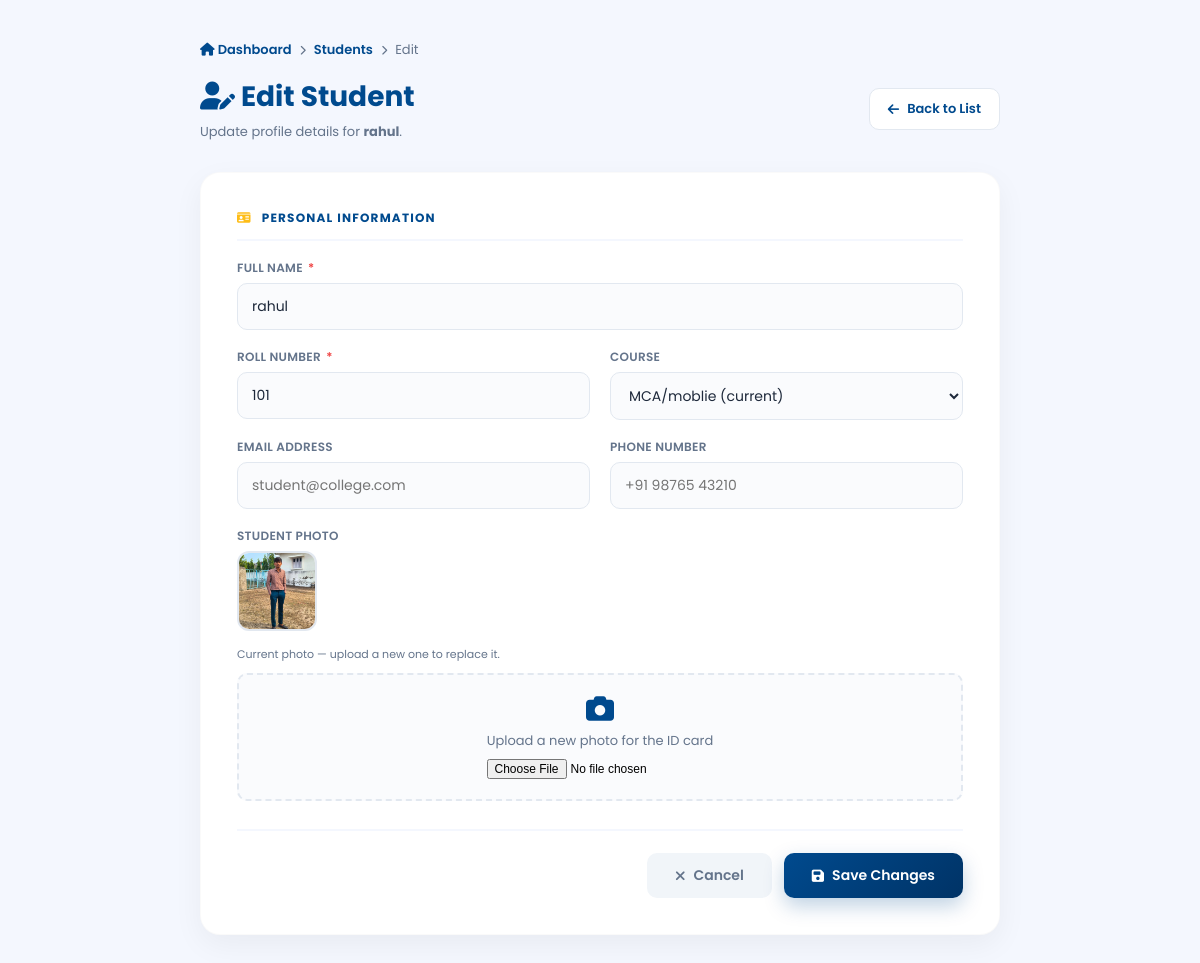
The app's page /edit-student/6/ with its own data.
### campus/models.py (models this page shows, shortened)
class Student(models.Model):
    user = models.OneToOneField(
        User,
        on_delete=models.SET_NULL,
        null=True,
        blank=True,
        related_name='student_profile',
    )
    name = models.CharField(max_length=100)
    roll_no = models.CharField(max_length=50, unique=True)
    course = models.CharField(max_length=100, null=True, blank=True)
    email = models.EmailField(blank=True, null=True)
    phone = models.CharField(max_length=20, blank=True, null=True)
    photo = models.ImageField(upload_to='student_photos/', null=True, blank=True)
    qr_code = models.ImageField(upload_to='qr_codes/', blank=True, null=True)

### campus/views.py (the view, shortened to what this page needs)
# urls.py: path('edit-student/<int:pk>/', views.edit_student, name='edit_student'),
def edit_student(request, pk):
    student = get_object_or_404(Student, pk=pk)
    courses = Course.objects.all().order_by('course_name')
    return render(request, 'edit_student.html', {'student': student, 'courses': courses})

### campus/templates/edit_student.html (shortened to what this page needs)
<!DOCTYPE html>
<html lang="en">
<head>
    <link rel="stylesheet" href="https://cdnjs.cloudflare.com/ajax/libs/font-awesome/6.4.0/css/all.min.css">
</head>
<body>
    <div class="container">
        <div class="breadcrumb">
            <a href="{% url 'master_admin' %}"><i class="fas fa-home"></i> Dashboard</a>
            <i class="fas fa-chevron-right" style="font-size: 10px;"></i>
            <a href="{% url 'students_page' %}">Students</a>
            <i class="fas fa-chevron-right" style="font-size: 10px;"></i>
            <span>Edit</span>
        </div>
        <div class="page-header">
            <div>
                <h1><i class="fas fa-user-edit"></i> Edit Student</h1>
                <p>Update profile details for <strong>{{ student.name }}</strong>.</p>
            </div>
            <a href="{% url 'students_page' %}" class="back-btn">
                <i class="fas fa-arrow-left"></i> Back to List
            </a>
        </div>
        <div class="card">
            <form method="POST" enctype="multipart/form-data">
                <h3 class="section-title"><i class="fas fa-id-card"></i> Personal Information</h3>
                <div class="form-grid">
                    <div class="field full-width">
                        <label>Full Name <span class="req">*</span></label>
                        <input class="input" type="text" name="name" value="{{ student.name }}" placeholder="e.g. Rahul Sharma" required>
                    </div>
                    <div class="field">
                        <label>Roll Number <span class="req">*</span></label>
                        <input class="input" type="text" name="roll_no" value="{{ student.roll_no }}" placeholder="e.g. 22CS101" required>
                    </div>
                    <div class="field">
                        <label>Course</label>
                        <select name="course">
                            {% if student.course and student.course not in courses %}
                                <option value="{{ student.course }}" selected>{{ student.course }} (current)</option>
                            {% endif %}
                        </select>
                    </div>
                    <div class="field">
                        <label>Email Address</label>
                        <input class="input" type="email" name="email" value="{{ student.email|default_if_none:'' }}" placeholder="student@college.com">
                    </div>
                    <div class="field">
                        <label>Phone Number</label>
                        <input class="input" type="tel" name="phone" value="{{ student.phone|default_if_none:'' }}" placeholder="+91 98765 43210">
                    </div>
                    <div class="field full-width">
                        <label>Student Photo</label>
                        {% if student.photo %}
                            <div style="margin-bottom: 10px;">
                                <img src="{{ student.photo.url }}" class="current-photo" alt="Current photo">
                                <div style="font-size: 11px; color: var(--text-muted);">Current photo — upload a new one to replace it.</div>
                            </div>
                        {% endif %}
                        <div class="file-field">
                            <i class="fas fa-camera"></i>
                            <div style="font-size: 13px; color: var(--text-muted);">Upload a new photo for the ID card</div>
                            <input type="file" name="photo" accept="image/*">
                        </div>
                    </div>
                </div>
                <div class="actions">
                    <a href="{% url 'students_page' %}" class="btn btn-cancel">
                        <i class="fas fa-times"></i> Cancel
                    </a>
                    <button type="submit" class="btn btn-save">
                        <i class="fas fa-save"></i> Save Changes
                    </button>
                </div>
            </form>
        </div>
    </div>
</body>
</html>

### campus/templates/edit_student.html (style rules this page uses)
:root { --ksv-blue: #004a8e; --ksv-yellow: #febd17; --bg-light: #f4f7fe; --border: #e2e8f0; --text-muted: #64748b; --success: #10b981; --danger: #ef4444; }
* { box-sizing: border-box; }
body { margin: 0; font-family: 'Poppins', sans-serif; background: var(--bg-light); min-height: 100vh; padding: 40px 20px; }
.container { max-width: 800px; margin: 0 auto; }
.breadcrumb { display: flex; align-items: center; gap: 8px; color: var(--text-muted); font-size: 13px; margin-bottom: 16px; }
.breadcrumb a { color: var(--ksv-blue); text-decoration: none; font-weight: 600; }
.page-header { display: flex; align-items: center; justify-content: space-between; margin-bottom: 30px; }
.page-header h1 { margin: 0; color: var(--ksv-blue); font-weight: 700; font-size: 28px; }
.page-header p { margin: 4px 0 0; color: var(--text-muted); font-size: 13px; }
.back-btn { background: white; color: var(--ksv-blue); border: 1px solid var(--border); padding: 10px 18px; border-radius: 10px; text-decoration: none; font-size: 13px; font-weight: 600; display: inline-flex; align-items: center; gap: 8px; transition: 0.2s; }
.card { background: white; border-radius: 20px; padding: 36px; box-shadow: 0 10px 30px rgba(0, 0, 0, 0.05); border: 1px solid rgba(0, 0, 0, 0.02); }
.section-title { display: flex; align-items: center; gap: 10px; font-size: 12px; text-transform: uppercase; letter-spacing: 1.2px; color: var(--ksv-blue); font-weight: 700; margin: 0 0 18px; padding-bottom: 12px; border-bottom: 2px solid var(--bg-light); }
.section-title i { color: var(--ksv-yellow); }
.form-grid { display: grid; grid-template-columns: 1fr 1fr; gap: 18px 20px; margin-bottom: 28px; }
.full-width { grid-column: span 2; }
.field label { display: block; font-size: 12px; font-weight: 600; color: var(--text-muted); margin-bottom: 6px; text-transform: uppercase; letter-spacing: 0.3px; }
.field label .req { color: var(--danger); margin-left: 2px; }
.input, select { width: 100%; padding: 12px 14px; border-radius: 10px; border: 1.5px solid var(--border); background: #fafbfd; font-size: 14px; font-family: inherit; color: #1e293b; outline: none; transition: 0.2s; }
.file-field { border: 2px dashed var(--border); border-radius: 10px; padding: 20px; text-align: center; background: #fafbfd; cursor: pointer; transition: 0.2s; }
.file-field i { font-size: 28px; color: var(--ksv-blue); margin-bottom: 8px; display: block; }
.file-field input[type="file"] { display: block; margin: 8px auto 0; font-size: 12px; }
.current-photo { display: inline-block; width: 80px; height: 80px; border-radius: 12px; object-fit: cover; border: 2px solid var(--border); margin-bottom: 8px; }
.actions { display: flex; justify-content: flex-end; gap: 12px; margin-top: 28px; padding-top: 22px; border-top: 2px solid var(--bg-light); }
.btn { padding: 12px 28px; border-radius: 10px; font-weight: 600; font-size: 14px; cursor: pointer; border: none; display: inline-flex; align-items: center; gap: 8px; text-decoration: none; transition: 0.25s; font-family: inherit; }
.btn-cancel { background: #f1f5f9; color: var(--text-muted); }
.btn-save { background: linear-gradient(135deg, var(--ksv-blue), #003366); color: white; box-shadow: 0 8px 20px rgba(0, 74, 142, 0.25); }

### records on screen
Student: name "rahul", roll_no "101", course "MCA/moblie (current)", photo (picture)
